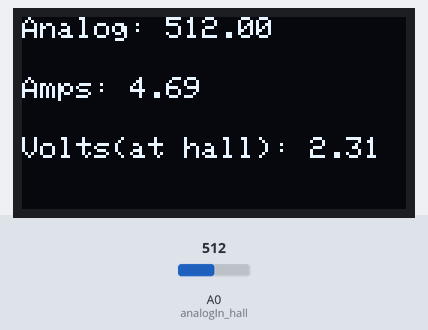
The sketch below on a simulated Arduino Uno, built with avr-gcc and run on an emulated ATmega328P. On the bench: 128×64 one-colour display. The inputs (shaded band) are chosen by the test bench; at power-on: A0 (analogIn_hall) = 512. What the sketch prints to the serial monitor is not drawn.

Above: at 1.2 s.
1.3 s: A0 (analogIn_hall) set to 537
At 2.2 s:
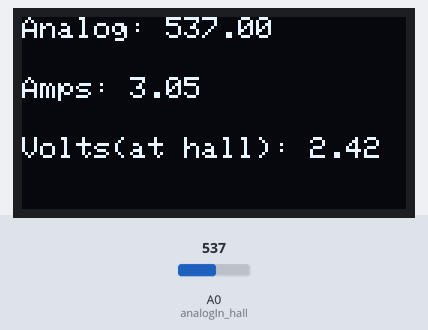
2.8 s: A0 (analogIn_hall) set to 900
At 3.7 s:
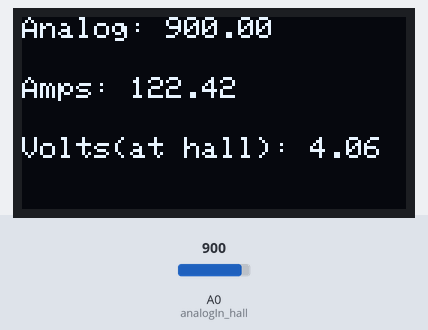
4.3 s: A0 (analogIn_hall) set to 518
At 5.6 s:
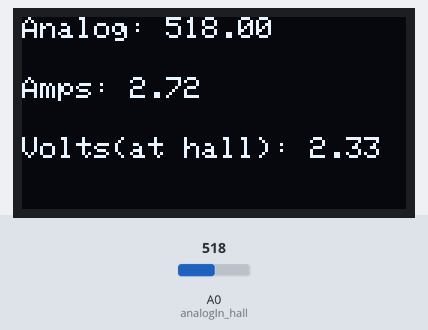
Timing chart, 0 to 7.3 s (numbered marks = the images above; inputs shaded):
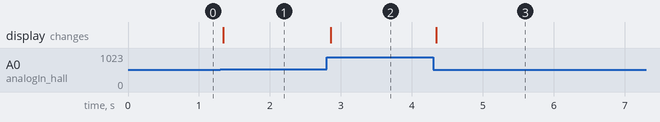

The sketch:

nathan_story_current_transducer_V0.2__screen_.ino
```cpp
//Nathan Story
//University of Missouri Ag
//2022SP-AG_S_TCH-3225-01 (Sensors)

//include libraries for I2C and screen graphics
#include <Wire.h>
#include <Adafruit_GFX.h>
#include <Adafruit_SSD1306.h>
#include <splash.h>

//Declaration for an SSD1306 display connected to I2C (SDA, SCL pins) with address 0x3C
#define OLED_RESET -1
#define SCREEN_WIDTH 128 // OLED display width, in pixels
#define SCREEN_HEIGHT 64 // OLED display height, in pixels
#define OLED_ADDR 0x3C

//Create screen object
Adafruit_SSD1306 display(SCREEN_WIDTH, SCREEN_HEIGHT, &Wire, OLED_RESET);

//Set analog pin to be used for input.
//Instantiate global decimal variable for analog input
//Instantiate global int variable for holding digital value
const byte analogIn_hall = A0;
float analogVal;
int digitalVal;

//Setup
void setup() {
  //Begin serial connection
  Serial.begin(115200);

  //Start the display and clear it if anything is on it
  display.begin(SSD1306_SWITCHCAPVCC, OLED_ADDR);
  display.clearDisplay();

  //Set the analog pin as an input to start reading in values
  pinMode(analogIn_hall,INPUT);
}

//loop
void loop() {
  //----hall-sensor--------------------------------------------------------------
  //Get analog value from sensor
  analogVal = analogRead(analogIn_hall);
  //Call function to convert from analog to digital direction
  digitalVal = convertAnalogToDirection(analogVal);
  //Convert ints to strings & concatanate for print output on serial
  //output includes digital (field detected) value, analo value, and direction of field.
  Serial.println("Detected: " + String(abs(digitalVal))
  + " Strength: " + String(analogVal)
  + " Direction: " + String(digitalVal));
  //-----------------------------------------------------------------------------


  //--Graphics-------------------------------------------------------------------
  //Updates display with real time values
  display.clearDisplay();
  display.setTextSize(1);
  display.setTextColor(WHITE);
  display.setCursor(0,0);
  display.print("Analog: " + String(analogVal)); //Displays analog value
  display.setCursor(0,20);
  display.print("Amps: " + String(convertAmps(analogVal))); //Displays Amps
  display.setCursor(0,40);
  display.print("Volts(at hall): " + String(analogVal*4.61/1023)); // Converts & Displays analog to volts at the hall sensor
  display.display();
  //-----------------------------------------------------------------------------
}


//convert analog to direction based on value < 527 or > 528. My setup bounces between 527 and 528 for base analog value (0 amps).
//usually stayed on 527 once I secured all connections
//returns direction of 0 if no amps are detected
//returns -1 for negative amps and 1 for positive amps
float convertAnalogToDirection(float analogInput)
{
  if(analogInput > 528) return 1;
  else if (analogInput < 527) return -1;
  else return 0;
}

//Converts the analog value to amps based on linear regression equation calculated in excel
//This equation may change based on what kind of micro controller is being used and the inherent circuit properties like resistance
//Pull up or pull down resistors may help but I did not need them in my instance because the arduino has them built in
float convertAmps (float analogInput)
{
  if (analogInput == 527) return 0.00;
  else return ((abs(analogInput-527) - 0.7278)/3.0409);
}
```

Measured:
- after the input at 1.3 s, the display: changes at once (image 1)
- after the input at 2.8 s, the display: changes after 0.05 s (image 2)
- after the input at 4.3 s, the display: changes at once (image 3)
